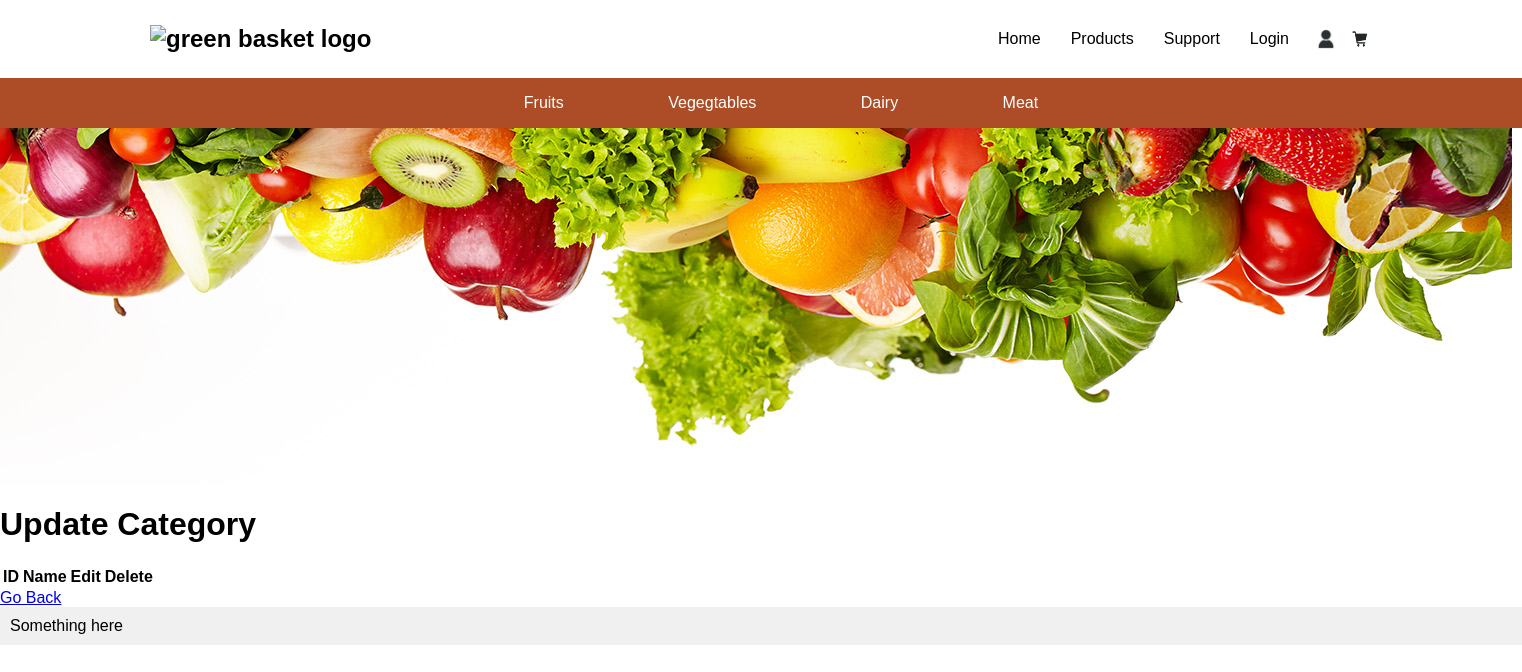
The app's page /admin/category, older data.
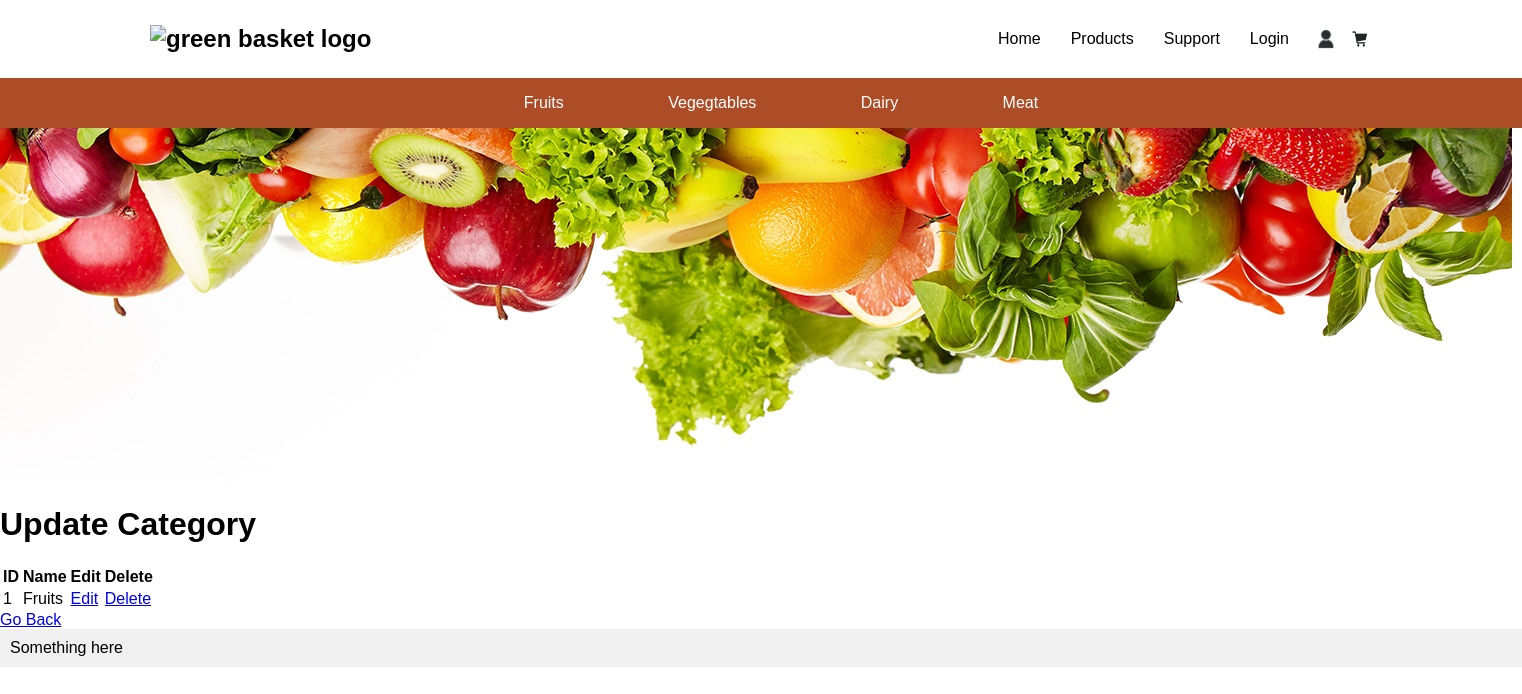
The same page, newer data.
### models.py (models this page shows)
class Category(db.Model):
    id = mapped_column(Integer, primary_key=True)
    name = mapped_column(String(30), nullable=False, unique=True)
    cat = relationship("Product", back_populates="category", cascade="all, delete-orphan")

### routes/admin.py (the view)
@admin_bp.route('/category')
def category():
        categories = Category.query.all()
        return render_template('admin/category.html', categories = categories)

### templates/admin/category.html
{% extends "base.html" %}
{% block content %}
<h1>Update Category</h1>
<div class="container">
    <table class="table">
        <thead>
            <th>ID</th>
            <th>Name</th>
            <th>Edit</th>
            <th>Delete</th>
        </thead>
        <tbody>
            {% if categories %}
            {% for category in categories %}
            <tr>
                <td>{{loop.index}}</td>
                <td>{{category.name}}</td>
                <td><a href="#">Edit</a></td>
                <td><a href="#" onclick="return confirm('Are you sure to delete?')">Delete</a>
                </td>
            </tr>
            {% endfor %}
            {% endif %}
        </tbody>
    </table>
</div>
<a href="{{ url_for('admin.admin') }}">Go Back</a>
{% endblock %}

### templates/base.html (shortened to what this page needs)
<!DOCTYPE html>
<html lang="en">
<head>
    <link rel="stylesheet" href="{{ url_for('static', filename='./css/style.css') }}">
</head>
<body>
    <header>
        <div class="logo">
            <img src="GreenBasket_Logo.svg" alt="green basket logo">
        </div>
        <nav>
            <a href="{{ url_for('home') }}">Home</a>
            <a href="{{ url_for('products.products') }}">Products</a>
            <a href="{{ url_for('help') }}">Support</a>
            {% if not current_user.is_authenticated %}
            <a href="{{ url_for('auth.login') }}">Login</a>
            {% elif current_user.is_authenticated and not current_user.is_admin %}
            <a href="{{ url_for('users.profile') }}">Profile</a>
            <a href="{{ url_for('auth.logout') }}">Logout</a>
            {% elif current_user.is_authenticated and current_user.is_admin %}
            <a href="{{ url_for('admin.admin') }}">Dashboard</a>
            <a href="{{ url_for('auth.logout') }}">Logout</a>
            {% endif %}
        </nav>
        <div class="icons">
            <a href="{{ url_for('users.profile')}}">
                <img src="{{ url_for('static', filename='./productpics/user.jpg') }}" alt="User Profile">
              </a>
              <a href="{{ url_for('orders.cart') }}">
                <img src="{{ url_for('static', filename='./productpics/cart.jpg') }}" alt="Shopping Cart Image">
              </a>
        </div>
    </header>
    <div id="productbar">
        <ul>
            <a href="">Fruits</a>
            <a href="">Vegegtables</a>
            <a href="">Dairy</a>
            <a href="">Meat</a>
        </ul>
    </div>
    <div class="banner">
        <img src="/static/flippedbanner.jpg" alt="assortment of fresh fruits and vegetables">
    </div>
    {% block content %}
    {% endblock %}
    <footer>
        Something here
    </footer>
</body>
</html>

### static/css/style.css (style rules this page uses)
* { box-sizing: border-box; }
body, html { margin: 0; padding: 0; font-family: Arial, sans-serif; background-color: #ffffff; }
header { display: flex; justify-content: space-between; align-items: center; padding: 25px 150px; background-color: #ffffff; }
#productbar { display: flex; align-items: center; justify-content: center; background-color: #AD4D27; }
#productbar a { margin: 20px 50px; text-decoration: none; color: white; }
.banner { display:flex; align-items: center; }
.logo { font-size: 24px; font-weight: bold; flex-grow: 1; }
nav { display: flex; justify-content: flex-end; }
nav a { margin: 0 15px; text-decoration: none; color: black; }
.icons { display: flex; align-items: center; justify-content: flex-end; }
.icons a, .icons button { margin-left: 10px; }
.icons img { vertical-align: middle; height: 24px; width: 24px; }
footer { background-color: #f0f0f0; padding: 10px; }

Row changes from the older to the newer data that the page shows:
added Category: name "Fruits"
